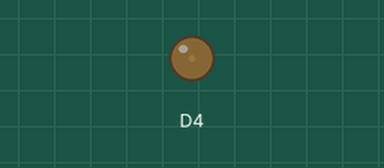
Simulated run of this sketch. Board: ESP8266 (Wemos D1 mini). Parts: output pins drawn as LEDs (lit = HIGH).

Above: at 0.05 s.
At 0.8 s:
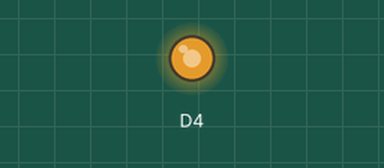
At 3.95 s:
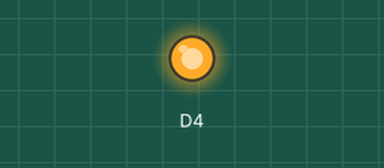
At 7.9 s:
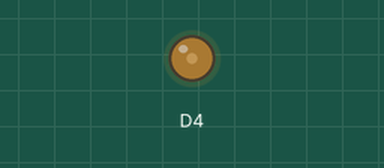
Timing chart, 0 to 10.6 s (numbered marks = the images above):
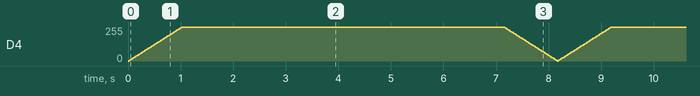

The sketch:

pwm_test.ino
```cpp
void setup() {
  // put your setup code here, to run once:
  pinMode(D4, OUTPUT);
}

void loop() {
  // put your main code here, to run repeatedly:
  for (int i = 0; i < 1020; i+=5){
    analogWrite(D4, i);
    delay(20);
  }
  for (int i = 1020; i > 0; i-=5){
    analogWrite(D4, i);
    delay(20);
  }
}

void blinky(int pin, int delH, int delL){
  digitalWrite(pin, LOW);   // LED ON (ESP stuff)
  delay(delH);
  digitalWrite(pin, HIGH);  //LED off
  delay(delL);
}
```
